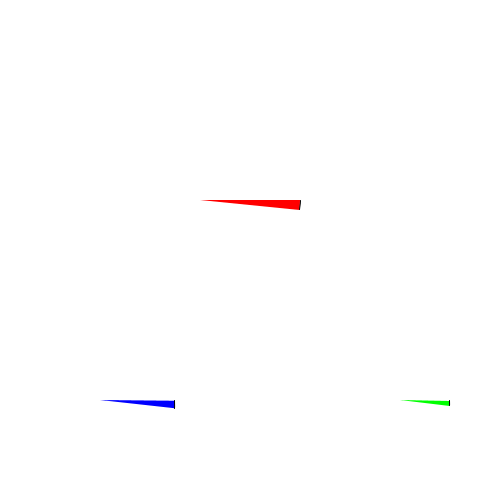
Frame 1 (no input)
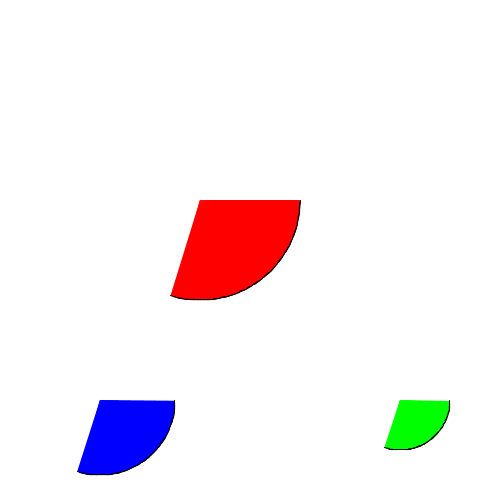
Frame 60 (the mouse pressed at the canvas centre just before this capture)
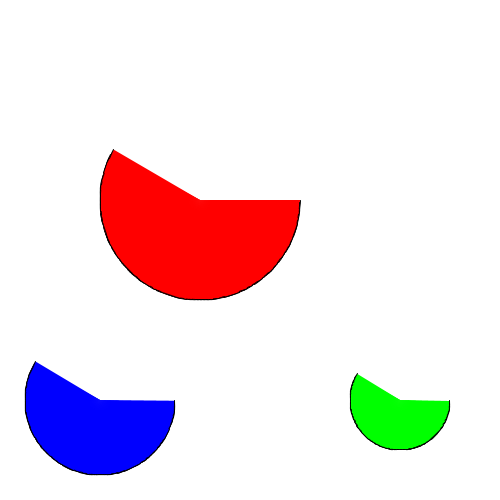
Frame 120 (the mouse held since frame 60 and released just before this capture)

The Processing sketch that drew these frames (run headless with seeded random() and noise(); from frame 60 on, the mouse is pressed at the canvas centre):

// Processing sketch: processing_68007
// ── processing_68007.pde

// Armando rocha

float incremento1=0.0;
float incremento2=0.0;
void setup()
{
size(500,500);
smooth();
 background(255);
}
 void draw()
  {
   //rojo
   fill(255,0,0);
    arc(200,200,200,200,0+incremento1,0.1+incremento1);
    incremento1+=0.01;
    //azul
       fill(0,0,255);
    arc(100,400,150,150,0+incremento1,0.1+incremento1);
    incremento1+=0.01;
    //verde
       fill(0,255,0);
    arc(400,400,100,100,0+incremento1,0.1+incremento1);
    incremento1+=0.01;
    
  }
